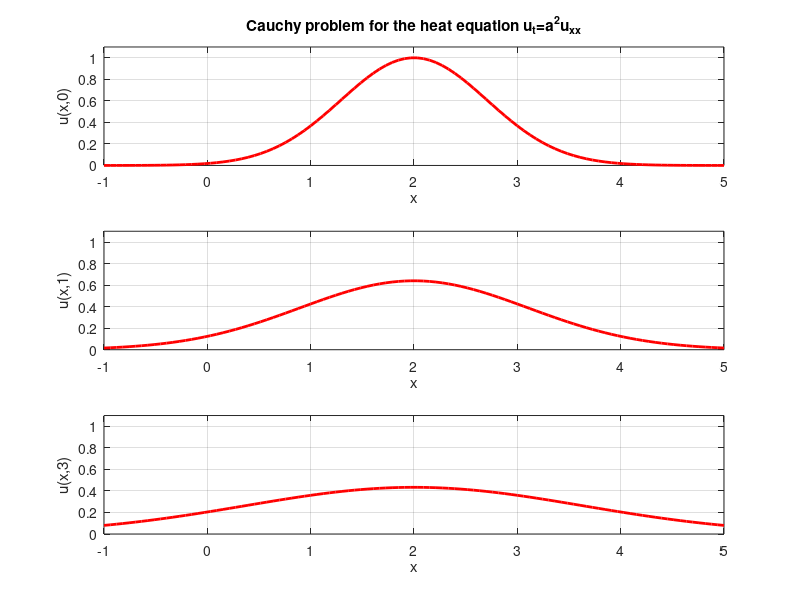

This figure's MATLAB source:
function HeatCauchy
clc
clf

xmin=-1; xmax= 5;
tmax=3;
a=0.6;

x=linspace(xmin,xmax);
t=linspace(0,tmax);

% ???????? ?? ???????? ????????????? ?? ?????????????
    function y=phi(x)
        y=exp(-(x-2).^2);
    end

% ?????????? ?? ????????? ?? ??????
    function y=poisson(x,t)
        eta=xmin-10^2:0.1:xmax+10^2;
        for i=1:length(x)
            y(i)=trapz(eta,exp(-eta.^2).*phi(x(i)+2*a*eta*sqrt(t)))/sqrt(pi);
        end
    end
        
            
     % ????????   
    
        for k=1:length(t)
            plot(x,poisson(x,t(k)),'r', 'LineWidth',2)
            axis([xmin,xmax,0,1.1])
            grid on
            xlabel('x')
            ylabel('u(x,t)')
            title('Cauchy problem for the heat equation u_t=a^2u_{xx}')
            getframe;
            
        end
% ??? ??????? ??????? ?? ??????????
subplot(3,1,1)
plot(x,poisson(x,0),'r', 'LineWidth',2)
            axis([xmin,xmax,0,1.1])
            grid on
            xlabel('x')
            ylabel('u(x,0)')
            title('Cauchy problem for the heat equation u_t=a^2u_{xx}')

subplot(3,1,2)
plot(x,poisson(x,1),'r', 'LineWidth',2)
            axis([xmin,xmax,0,1.1])
            grid on
            xlabel('x')
            ylabel('u(x,1)')
            

subplot(3,1,3)
plot(x,poisson(x,3),'r', 'LineWidth',2)
            axis([xmin,xmax,0,1.1])
            grid on
            xlabel('x')
            ylabel('u(x,3)')
           

end